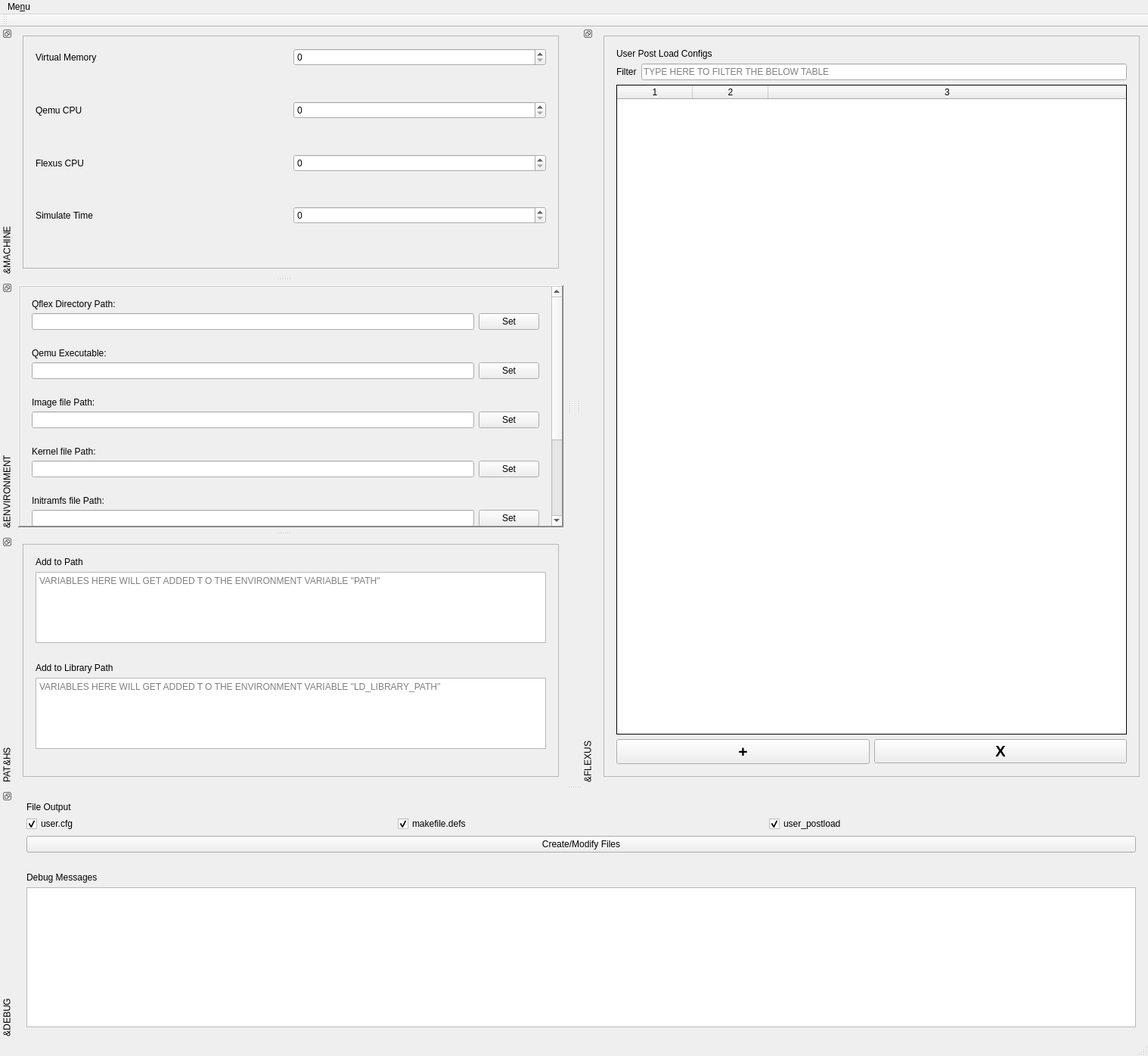
<?xml version="1.0" encoding="UTF-8"?>
<ui version="4.0">
 <class>Qunfigurator</class>
 <widget class="QMainWindow" name="Qunfigurator">
  <property name="geometry">
   <rect>
    <x>0</x>
    <y>0</y>
    <width>1518</width>
    <height>1058</height>
   </rect>
  </property>
  <property name="windowTitle">
   <string>Qunfigurator</string>
  </property>
  <property name="dockNestingEnabled">
   <bool>true</bool>
  </property>
  <property name="unifiedTitleAndToolBarOnMac">
   <bool>true</bool>
  </property>
  <widget class="QWidget" name="centralWidget"/>
  <widget class="QMenuBar" name="menuBar">
   <property name="geometry">
    <rect>
     <x>0</x>
     <y>0</y>
     <width>1518</width>
     <height>28</height>
    </rect>
   </property>
   <property name="defaultUp">
    <bool>true</bool>
   </property>
   <widget class="QMenu" name="menuReset">
    <property name="title">
     <string>Me&amp;nu</string>
    </property>
    <addaction name="actionReset"/>
   </widget>
   <addaction name="menuReset"/>
  </widget>
  <widget class="QToolBar" name="mainToolBar">
   <attribute name="toolBarArea">
    <enum>TopToolBarArea</enum>
   </attribute>
   <attribute name="toolBarBreak">
    <bool>false</bool>
   </attribute>
  </widget>
  <widget class="QStatusBar" name="statusBar"/>
  <widget class="QDockWidget" name="dockWidget_machine">
   <property name="sizePolicy">
    <sizepolicy hsizetype="Preferred" vsizetype="Preferred">
     <horstretch>0</horstretch>
     <verstretch>0</verstretch>
    </sizepolicy>
   </property>
   <property name="minimumSize">
    <size>
     <width>750</width>
     <height>330</height>
    </size>
   </property>
   <property name="floating">
    <bool>false</bool>
   </property>
   <property name="features">
    <set>QDockWidget::DockWidgetFloatable|QDockWidget::DockWidgetMovable|QDockWidget::DockWidgetVerticalTitleBar</set>
   </property>
   <property name="windowTitle">
    <string>&amp;MACHINE</string>
   </property>
   <attribute name="dockWidgetArea">
    <number>1</number>
   </attribute>
   <widget class="QWidget" name="dockWidgetContents_9">
    <layout class="QGridLayout" name="gridLayout_9">
     <item row="0" column="0">
      <widget class="QScrollArea" name="scrollArea_3">
       <property name="widgetResizable">
        <bool>true</bool>
       </property>
       <widget class="QWidget" name="scrollAreaWidgetContents_3">
        <property name="geometry">
         <rect>
          <x>0</x>
          <y>0</y>
          <width>701</width>
          <height>306</height>
         </rect>
        </property>
        <layout class="QGridLayout" name="gridLayout_8">
         <item row="0" column="0">
          <layout class="QGridLayout" name="gridLayout_7">
           <property name="leftMargin">
            <number>5</number>
           </property>
           <property name="topMargin">
            <number>5</number>
           </property>
           <property name="rightMargin">
            <number>5</number>
           </property>
           <property name="bottomMargin">
            <number>5</number>
           </property>
           <property name="spacing">
            <number>5</number>
           </property>
           <item row="0" column="0">
            <layout class="QHBoxLayout" name="horizontalLayout_8">
             <item>
              <widget class="QLabel" name="mem_txt">
               <property name="text">
                <string>Virtual Memory</string>
               </property>
              </widget>
             </item>
             <item>
              <widget class="QSpinBox" name="mem_sb">
               <property name="enabled">
                <bool>true</bool>
               </property>
               <property name="suffix">
                <string/>
               </property>
               <property name="maximum">
                <number>999999</number>
               </property>
              </widget>
             </item>
            </layout>
           </item>
           <item row="1" column="0">
            <widget class="QLabel" name="mem_dbg">
             <property name="styleSheet">
              <string notr="true">color: red</string>
             </property>
             <property name="text">
              <string/>
             </property>
            </widget>
           </item>
           <item row="2" column="0">
            <layout class="QHBoxLayout" name="horizontalLayout_9">
             <item>
              <widget class="QLabel" name="qcpu_txt">
               <property name="text">
                <string>Qemu CPU</string>
               </property>
              </widget>
             </item>
             <item>
              <widget class="QSpinBox" name="qcpu_sb">
               <property name="enabled">
                <bool>true</bool>
               </property>
              </widget>
             </item>
            </layout>
           </item>
           <item row="3" column="0">
            <widget class="QLabel" name="qcpu_dbg">
             <property name="styleSheet">
              <string notr="true">color: red</string>
             </property>
             <property name="text">
              <string/>
             </property>
            </widget>
           </item>
           <item row="4" column="0">
            <layout class="QHBoxLayout" name="horizontalLayout_10">
             <item>
              <widget class="QLabel" name="flexus_txt">
               <property name="text">
                <string>Flexus CPU</string>
               </property>
              </widget>
             </item>
             <item>
              <widget class="QSpinBox" name="flexus_sb">
               <property name="enabled">
                <bool>true</bool>
               </property>
              </widget>
             </item>
            </layout>
           </item>
           <item row="5" column="0">
            <widget class="QLabel" name="flexus_dbg">
             <property name="styleSheet">
              <string notr="true">color: red</string>
             </property>
             <property name="text">
              <string/>
             </property>
            </widget>
           </item>
           <item row="6" column="0">
            <layout class="QHBoxLayout" name="horizontalLayout_11">
             <item>
              <widget class="QLabel" name="sim_text">
               <property name="text">
                <string>Simulate Time</string>
               </property>
              </widget>
             </item>
             <item>
              <widget class="QSpinBox" name="sim_sb">
               <property name="enabled">
                <bool>true</bool>
               </property>
               <property name="maximum">
                <number>999999999</number>
               </property>
              </widget>
             </item>
            </layout>
           </item>
           <item row="7" column="0">
            <widget class="QLabel" name="sim_dbg">
             <property name="styleSheet">
              <string notr="true">color: red</string>
             </property>
             <property name="text">
              <string/>
             </property>
            </widget>
           </item>
          </layout>
         </item>
        </layout>
       </widget>
      </widget>
     </item>
    </layout>
   </widget>
  </widget>
  <widget class="QDockWidget" name="dockWidget_debug">
   <property name="minimumSize">
    <size>
     <width>750</width>
     <height>330</height>
    </size>
   </property>
   <property name="floating">
    <bool>false</bool>
   </property>
   <property name="features">
    <set>QDockWidget::DockWidgetFloatable|QDockWidget::DockWidgetMovable|QDockWidget::DockWidgetVerticalTitleBar</set>
   </property>
   <property name="windowTitle">
    <string>&amp;DEBUG</string>
   </property>
   <attribute name="dockWidgetArea">
    <number>8</number>
   </attribute>
   <widget class="QWidget" name="dockWidgetContents_3">
    <layout class="QGridLayout" name="gridLayout_13">
     <item row="0" column="0">
      <layout class="QGridLayout" name="gridLayout_12">
       <property name="leftMargin">
        <number>5</number>
       </property>
       <property name="topMargin">
        <number>5</number>
       </property>
       <property name="rightMargin">
        <number>5</number>
       </property>
       <property name="bottomMargin">
        <number>5</number>
       </property>
       <property name="spacing">
        <number>5</number>
       </property>
       <item row="3" column="0">
        <layout class="QVBoxLayout" name="verticalLayout_4">
         <item>
          <layout class="QHBoxLayout" name="horizontalLayout_15">
           <item>
            <widget class="QCheckBox" name="checkBox">
             <property name="text">
              <string>user.cfg</string>
             </property>
             <property name="checked">
              <bool>true</bool>
             </property>
            </widget>
           </item>
           <item>
            <widget class="QCheckBox" name="checkBox_2">
             <property name="text">
              <string>makefile.defs</string>
             </property>
             <property name="checked">
              <bool>true</bool>
             </property>
            </widget>
           </item>
           <item>
            <widget class="QCheckBox" name="checkBox_3">
             <property name="text">
              <string>user_postload</string>
             </property>
             <property name="checked">
              <bool>true</bool>
             </property>
            </widget>
           </item>
          </layout>
         </item>
         <item>
          <widget class="QPushButton" name="gen_btn">
           <property name="enabled">
            <bool>true</bool>
           </property>
           <property name="text">
            <string>Create/Modify Files</string>
           </property>
          </widget>
         </item>
         <item>
          <widget class="QLabel" name="gen_dbg">
           <property name="styleSheet">
            <string notr="true">color: red</string>
           </property>
           <property name="text">
            <string/>
           </property>
          </widget>
         </item>
         <item>
          <widget class="QLabel" name="label_3">
           <property name="text">
            <string>Debug Messages</string>
           </property>
          </widget>
         </item>
         <item>
          <widget class="QTextBrowser" name="output_txt"/>
         </item>
        </layout>
       </item>
       <item row="2" column="0">
        <widget class="QLabel" name="label_4">
         <property name="text">
          <string>File Output</string>
         </property>
        </widget>
       </item>
      </layout>
     </item>
    </layout>
   </widget>
  </widget>
  <widget class="QDockWidget" name="dockWidget_env">
   <property name="sizePolicy">
    <sizepolicy hsizetype="Preferred" vsizetype="Preferred">
     <horstretch>0</horstretch>
     <verstretch>0</verstretch>
    </sizepolicy>
   </property>
   <property name="minimumSize">
    <size>
     <width>750</width>
     <height>330</height>
    </size>
   </property>
   <property name="floating">
    <bool>false</bool>
   </property>
   <property name="features">
    <set>QDockWidget::DockWidgetFloatable|QDockWidget::DockWidgetMovable|QDockWidget::DockWidgetVerticalTitleBar</set>
   </property>
   <property name="windowTitle">
    <string>&amp;ENVIRONMENT</string>
   </property>
   <attribute name="dockWidgetArea">
    <number>1</number>
   </attribute>
   <widget class="QWidget" name="dockWidgetContents_8">
    <layout class="QGridLayout" name="gridLayout_3">
     <property name="leftMargin">
      <number>5</number>
     </property>
     <property name="topMargin">
      <number>5</number>
     </property>
     <property name="rightMargin">
      <number>5</number>
     </property>
     <property name="bottomMargin">
      <number>5</number>
     </property>
     <property name="spacing">
      <number>5</number>
     </property>
     <item row="0" column="0">
      <widget class="QScrollArea" name="scrollArea">
       <property name="minimumSize">
        <size>
         <width>0</width>
         <height>7</height>
        </size>
       </property>
       <property name="frameShape">
        <enum>QFrame::WinPanel</enum>
       </property>
       <property name="frameShadow">
        <enum>QFrame::Raised</enum>
       </property>
       <property name="sizeAdjustPolicy">
        <enum>QAbstractScrollArea::AdjustIgnored</enum>
       </property>
       <property name="widgetResizable">
        <bool>true</bool>
       </property>
       <widget class="QWidget" name="scrollAreaWidgetContents">
        <property name="geometry">
         <rect>
          <x>0</x>
          <y>0</y>
          <width>695</width>
          <height>643</height>
         </rect>
        </property>
        <layout class="QGridLayout" name="gridLayout_2">
         <item row="0" column="0">
          <layout class="QGridLayout" name="gridLayout">
           <property name="leftMargin">
            <number>5</number>
           </property>
           <property name="topMargin">
            <number>5</number>
           </property>
           <property name="rightMargin">
            <number>5</number>
           </property>
           <property name="bottomMargin">
            <number>5</number>
           </property>
           <property name="spacing">
            <number>5</number>
           </property>
           <item row="0" column="0">
            <widget class="QLabel" name="qflex_txt">
             <property name="text">
              <string>Qflex Directory Path:</string>
             </property>
            </widget>
           </item>
           <item row="1" column="0">
            <layout class="QHBoxLayout" name="horizontalLayout">
             <item>
              <widget class="QLineEdit" name="qflex_le"/>
             </item>
             <item>
              <widget class="QPushButton" name="qflex_btn">
               <property name="text">
                <string>Set</string>
               </property>
              </widget>
             </item>
            </layout>
           </item>
           <item row="2" column="0">
            <widget class="QLabel" name="qflex_dbg">
             <property name="styleSheet">
              <string notr="true">color: red</string>
             </property>
             <property name="text">
              <string/>
             </property>
            </widget>
           </item>
           <item row="3" column="0">
            <widget class="QLabel" name="qemu_txt">
             <property name="text">
              <string>Qemu Executable:</string>
             </property>
            </widget>
           </item>
           <item row="4" column="0">
            <layout class="QHBoxLayout" name="horizontalLayout_2">
             <item>
              <widget class="QLineEdit" name="qemu_le">
               <property name="enabled">
                <bool>true</bool>
               </property>
              </widget>
             </item>
             <item>
              <widget class="QPushButton" name="qemu_btn">
               <property name="enabled">
                <bool>true</bool>
               </property>
               <property name="text">
                <string>Set</string>
               </property>
              </widget>
             </item>
            </layout>
           </item>
           <item row="5" column="0">
            <widget class="QLabel" name="qemu_dbg">
             <property name="styleSheet">
              <string notr="true">color: red</string>
             </property>
             <property name="text">
              <string/>
             </property>
            </widget>
           </item>
           <item row="6" column="0">
            <widget class="QLabel" name="image_le">
             <property name="text">
              <string>Image file Path:</string>
             </property>
            </widget>
           </item>
           <item row="7" column="0">
            <layout class="QHBoxLayout" name="horizontalLayout_3">
             <item>
              <widget class="QLineEdit" name="images_le">
               <property name="enabled">
                <bool>true</bool>
               </property>
              </widget>
             </item>
             <item>
              <widget class="QPushButton" name="images_btn">
               <property name="enabled">
                <bool>true</bool>
               </property>
               <property name="text">
                <string>Set</string>
               </property>
              </widget>
             </item>
            </layout>
           </item>
           <item row="8" column="0">
            <widget class="QLabel" name="images_dbg">
             <property name="styleSheet">
              <string notr="true">color: red</string>
             </property>
             <property name="text">
              <string/>
             </property>
            </widget>
           </item>
           <item row="9" column="0">
            <widget class="QLabel" name="kernel_txt">
             <property name="text">
              <string>Kernel file Path:</string>
             </property>
            </widget>
           </item>
           <item row="10" column="0">
            <layout class="QHBoxLayout" name="horizontalLayout_4">
             <item>
              <widget class="QLineEdit" name="kernel_le">
               <property name="enabled">
                <bool>true</bool>
               </property>
              </widget>
             </item>
             <item>
              <widget class="QPushButton" name="kernel_btn">
               <property name="enabled">
                <bool>true</bool>
               </property>
               <property name="text">
                <string>Set</string>
               </property>
              </widget>
             </item>
            </layout>
           </item>
           <item row="11" column="0">
            <widget class="QLabel" name="kernel_dbg">
             <property name="styleSheet">
              <string notr="true">color: red</string>
             </property>
             <property name="text">
              <string/>
             </property>
            </widget>
           </item>
           <item row="12" column="0">
            <widget class="QLabel" name="initramfs_txt">
             <property name="text">
              <string>Initramfs file Path:</string>
             </property>
            </widget>
           </item>
           <item row="13" column="0">
            <layout class="QHBoxLayout" name="horizontalLayout_5">
             <item>
              <widget class="QLineEdit" name="initramfs_le">
               <property name="enabled">
                <bool>true</bool>
               </property>
              </widget>
             </item>
             <item>
              <widget class="QPushButton" name="initramfs_btn">
               <property name="enabled">
                <bool>true</bool>
               </property>
               <property name="text">
                <string>Set</string>
               </property>
              </widget>
             </item>
            </layout>
           </item>
           <item row="14" column="0">
            <widget class="QLabel" name="initramfs_dbg">
             <property name="styleSheet">
              <string notr="true">color: red</string>
             </property>
             <property name="text">
              <string/>
             </property>
            </widget>
           </item>
           <item row="15" column="0">
            <widget class="QLabel" name="gcc_txt">
             <property name="text">
              <string>GCC file Path:</string>
             </property>
            </widget>
           </item>
           <item row="16" column="0">
            <layout class="QHBoxLayout" name="horizontalLayout_6">
             <item>
              <widget class="QLineEdit" name="gcc_le">
               <property name="enabled">
                <bool>true</bool>
               </property>
              </widget>
             </item>
             <item>
              <widget class="QPushButton" name="gcc_btn">
               <property name="enabled">
                <bool>true</bool>
               </property>
               <property name="text">
                <string>Set</string>
               </property>
              </widget>
             </item>
            </layout>
           </item>
           <item row="17" column="0">
            <widget class="QLabel" name="gcc_dbg">
             <property name="styleSheet">
              <string notr="true">color: red</string>
             </property>
             <property name="text">
              <string/>
             </property>
            </widget>
           </item>
           <item row="18" column="0">
            <widget class="QLabel" name="boost_txt">
             <property name="text">
              <string>Boost Root Path:</string>
             </property>
            </widget>
           </item>
           <item row="19" column="0">
            <layout class="QHBoxLayout" name="horizontalLayout_7">
             <item>
              <widget class="QLineEdit" name="boost_le">
               <property name="enabled">
                <bool>true</bool>
               </property>
              </widget>
             </item>
             <item>
              <widget class="QPushButton" name="boost_btn">
               <property name="enabled">
                <bool>true</bool>
               </property>
               <property name="text">
                <string>Set</string>
               </property>
              </widget>
             </item>
            </layout>
           </item>
           <item row="20" column="0">
            <widget class="QLabel" name="boost_dbg">
             <property name="styleSheet">
              <string notr="true">color: red</string>
             </property>
             <property name="text">
              <string/>
             </property>
            </widget>
           </item>
          </layout>
         </item>
        </layout>
       </widget>
      </widget>
     </item>
    </layout>
   </widget>
  </widget>
  <widget class="QDockWidget" name="dockWidget_paths">
   <property name="sizePolicy">
    <sizepolicy hsizetype="Preferred" vsizetype="Preferred">
     <horstretch>0</horstretch>
     <verstretch>0</verstretch>
    </sizepolicy>
   </property>
   <property name="minimumSize">
    <size>
     <width>750</width>
     <height>330</height>
    </size>
   </property>
   <property name="floating">
    <bool>false</bool>
   </property>
   <property name="features">
    <set>QDockWidget::DockWidgetFloatable|QDockWidget::DockWidgetMovable|QDockWidget::DockWidgetVerticalTitleBar</set>
   </property>
   <property name="windowTitle">
    <string>PAT&amp;HS</string>
   </property>
   <attribute name="dockWidgetArea">
    <number>1</number>
   </attribute>
   <widget class="QWidget" name="dockWidgetContents_11">
    <layout class="QGridLayout" name="gridLayout_6">
     <item row="0" column="0">
      <widget class="QScrollArea" name="scrollArea_2">
       <property name="widgetResizable">
        <bool>true</bool>
       </property>
       <widget class="QWidget" name="scrollAreaWidgetContents_2">
        <property name="geometry">
         <rect>
          <x>0</x>
          <y>0</y>
          <width>685</width>
          <height>307</height>
         </rect>
        </property>
        <layout class="QGridLayout" name="gridLayout_5">
         <item row="0" column="0">
          <layout class="QGridLayout" name="gridLayout_4">
           <property name="sizeConstraint">
            <enum>QLayout::SetNoConstraint</enum>
           </property>
           <property name="leftMargin">
            <number>5</number>
           </property>
           <property name="topMargin">
            <number>5</number>
           </property>
           <property name="rightMargin">
            <number>5</number>
           </property>
           <property name="bottomMargin">
            <number>5</number>
           </property>
           <property name="spacing">
            <number>5</number>
           </property>
           <item row="0" column="0">
            <layout class="QVBoxLayout" name="verticalLayout_3">
             <item>
              <widget class="QLabel" name="path_txt">
               <property name="text">
                <string>Add to Path</string>
               </property>
              </widget>
             </item>
             <item>
              <widget class="QTextEdit" name="path_te">
               <property name="enabled">
                <bool>true</bool>
               </property>
               <property name="placeholderText">
                <string>VARIABLES HERE WILL GET ADDED T O THE ENVIRONMENT VARIABLE &quot;PATH&quot;</string>
               </property>
              </widget>
             </item>
             <item>
              <widget class="QLabel" name="path_dbg">
               <property name="styleSheet">
                <string notr="true">color: red</string>
               </property>
               <property name="text">
                <string/>
               </property>
              </widget>
             </item>
             <item>
              <widget class="QLabel" name="lib_txt">
               <property name="text">
                <string>Add to Library Path</string>
               </property>
              </widget>
             </item>
             <item>
              <widget class="QTextEdit" name="lib_te">
               <property name="enabled">
                <bool>true</bool>
               </property>
               <property name="placeholderText">
                <string>VARIABLES HERE WILL GET ADDED T O THE ENVIRONMENT VARIABLE &quot;LD_LIBRARY_PATH&quot;</string>
               </property>
              </widget>
             </item>
             <item>
              <widget class="QLabel" name="lib_dbg">
               <property name="styleSheet">
                <string notr="true">color: red</string>
               </property>
               <property name="text">
                <string/>
               </property>
              </widget>
             </item>
            </layout>
           </item>
          </layout>
         </item>
        </layout>
       </widget>
      </widget>
     </item>
    </layout>
   </widget>
  </widget>
  <widget class="QDockWidget" name="dockWidget_flexus">
   <property name="minimumSize">
    <size>
     <width>750</width>
     <height>330</height>
    </size>
   </property>
   <property name="floating">
    <bool>false</bool>
   </property>
   <property name="features">
    <set>QDockWidget::DockWidgetFloatable|QDockWidget::DockWidgetMovable|QDockWidget::DockWidgetVerticalTitleBar</set>
   </property>
   <property name="windowTitle">
    <string>&amp;FLEXUS</string>
   </property>
   <attribute name="dockWidgetArea">
    <number>2</number>
   </attribute>
   <widget class="QWidget" name="dockWidgetContents">
    <layout class="QGridLayout" name="gridLayout_11">
     <item row="0" column="0">
      <widget class="QScrollArea" name="scrollArea_4">
       <property name="widgetResizable">
        <bool>true</bool>
       </property>
       <widget class="QWidget" name="scrollAreaWidgetContents_4">
        <property name="geometry">
         <rect>
          <x>0</x>
          <y>0</y>
          <width>701</width>
          <height>637</height>
         </rect>
        </property>
        <layout class="QGridLayout" name="gridLayout_10">
         <item row="0" column="0">
          <layout class="QGridLayout" name="gridLayout_15">
           <property name="leftMargin">
            <number>5</number>
           </property>
           <property name="topMargin">
            <number>5</number>
           </property>
           <property name="rightMargin">
            <number>5</number>
           </property>
           <property name="bottomMargin">
            <number>5</number>
           </property>
           <item row="0" column="0">
            <widget class="QLabel" name="label_2">
             <property name="font">
              <font>
               <weight>50</weight>
               <bold>false</bold>
              </font>
             </property>
             <property name="text">
              <string>User Post Load Configs</string>
             </property>
            </widget>
           </item>
           <item row="1" column="0">
            <layout class="QHBoxLayout" name="horizontalLayout_12">
             <item>
              <widget class="QLabel" name="label">
               <property name="text">
                <string>Filter</string>
               </property>
              </widget>
             </item>
             <item>
              <widget class="QLineEdit" name="search_box">
               <property name="placeholderText">
                <string>TYPE HERE TO FILTER THE BELOW TABLE</string>
               </property>
              </widget>
             </item>
            </layout>
           </item>
           <item row="2" column="0">
            <widget class="QTableWidget" name="flexusConfWidget">
             <property name="sizePolicy">
              <sizepolicy hsizetype="Expanding" vsizetype="Expanding">
               <horstretch>0</horstretch>
               <verstretch>0</verstretch>
              </sizepolicy>
             </property>
             <property name="minimumSize">
              <size>
               <width>0</width>
               <height>0</height>
              </size>
             </property>
             <property name="frameShape">
              <enum>QFrame::Box</enum>
             </property>
             <property name="frameShadow">
              <enum>QFrame::Plain</enum>
             </property>
             <property name="lineWidth">
              <number>1</number>
             </property>
             <property name="alternatingRowColors">
              <bool>true</bool>
             </property>
             <property name="gridStyle">
              <enum>Qt::SolidLine</enum>
             </property>
             <property name="sortingEnabled">
              <bool>true</bool>
             </property>
             <property name="rowCount">
              <number>0</number>
             </property>
             <property name="columnCount">
              <number>3</number>
             </property>
             <attribute name="horizontalHeaderCascadingSectionResizes">
              <bool>false</bool>
             </attribute>
             <attribute name="horizontalHeaderMinimumSectionSize">
              <number>67</number>
             </attribute>
             <attribute name="horizontalHeaderStretchLastSection">
              <bool>true</bool>
             </attribute>
             <attribute name="verticalHeaderDefaultSectionSize">
              <number>37</number>
             </attribute>
             <attribute name="verticalHeaderMinimumSectionSize">
              <number>20</number>
             </attribute>
             <attribute name="verticalHeaderShowSortIndicator" stdset="0">
              <bool>true</bool>
             </attribute>
             <column/>
             <column/>
             <column/>
            </widget>
           </item>
           <item row="3" column="0">
            <layout class="QHBoxLayout" name="horizontalLayout_13">
             <item>
              <widget class="QPushButton" name="add_btn">
               <property name="font">
                <font>
                 <pointsize>16</pointsize>
                 <weight>75</weight>
                 <bold>true</bold>
                </font>
               </property>
               <property name="text">
                <string>+</string>
               </property>
              </widget>
             </item>
             <item>
              <widget class="QPushButton" name="del_btn">
               <property name="font">
                <font>
                 <pointsize>15</pointsize>
                 <weight>75</weight>
                 <bold>true</bold>
                </font>
               </property>
               <property name="text">
                <string>X</string>
               </property>
              </widget>
             </item>
            </layout>
           </item>
          </layout>
         </item>
        </layout>
       </widget>
      </widget>
     </item>
    </layout>
   </widget>
  </widget>
  <action name="actionReset">
   <property name="text">
    <string>&amp;Reset</string>
   </property>
  </action>
  <zorder>dockWidget_machine</zorder>
 </widget>
 <layoutdefault spacing="6" margin="11"/>
 <resources/>
 <connections>
  <connection>
   <sender>Qunfigurator</sender>
   <signal>Unleash()</signal>
   <receiver>Qunfigurator</receiver>
   <slot>setAllFree()</slot>
   <hints>
    <hint type="sourcelabel">
     <x>855</x>
     <y>106</y>
    </hint>
    <hint type="destinationlabel">
     <x>868</x>
     <y>177</y>
    </hint>
   </hints>
  </connection>
  <connection>
   <sender>initramfs_btn</sender>
   <signal>clicked()</signal>
   <receiver>Qunfigurator</receiver>
   <slot>setFile()</slot>
   <hints>
    <hint type="sourcelabel">
     <x>708</x>
     <y>513</y>
    </hint>
    <hint type="destinationlabel">
     <x>517</x>
     <y>383</y>
    </hint>
   </hints>
  </connection>
  <connection>
   <sender>boost_btn</sender>
   <signal>clicked()</signal>
   <receiver>Qunfigurator</receiver>
   <slot>setPath()</slot>
   <hints>
    <hint type="sourcelabel">
     <x>708</x>
     <y>687</y>
    </hint>
    <hint type="destinationlabel">
     <x>499</x>
     <y>524</y>
    </hint>
   </hints>
  </connection>
  <connection>
   <sender>qflex_le</sender>
   <signal>returnPressed()</signal>
   <receiver>Qunfigurator</receiver>
   <slot>parseFile()</slot>
   <hints>
    <hint type="sourcelabel">
     <x>232</x>
     <y>145</y>
    </hint>
    <hint type="destinationlabel">
     <x>223</x>
     <y>57</y>
    </hint>
   </hints>
  </connection>
  <connection>
   <sender>images_btn</sender>
   <signal>clicked()</signal>
   <receiver>Qunfigurator</receiver>
   <slot>setFile()</slot>
   <hints>
    <hint type="sourcelabel">
     <x>708</x>
     <y>339</y>
    </hint>
    <hint type="destinationlabel">
     <x>518</x>
     <y>226</y>
    </hint>
   </hints>
  </connection>
  <connection>
   <sender>gcc_btn</sender>
   <signal>clicked()</signal>
   <receiver>Qunfigurator</receiver>
   <slot>setFile()</slot>
   <hints>
    <hint type="sourcelabel">
     <x>708</x>
     <y>600</y>
    </hint>
    <hint type="destinationlabel">
     <x>594</x>
     <y>462</y>
    </hint>
   </hints>
  </connection>
  <connection>
   <sender>qflex_btn</sender>
   <signal>clicked()</signal>
   <receiver>Qunfigurator</receiver>
   <slot>setPath()</slot>
   <hints>
    <hint type="sourcelabel">
     <x>708</x>
     <y>165</y>
    </hint>
    <hint type="destinationlabel">
     <x>513</x>
     <y>104</y>
    </hint>
   </hints>
  </connection>
  <connection>
   <sender>qemu_btn</sender>
   <signal>clicked()</signal>
   <receiver>Qunfigurator</receiver>
   <slot>setFile()</slot>
   <hints>
    <hint type="sourcelabel">
     <x>708</x>
     <y>252</y>
    </hint>
    <hint type="destinationlabel">
     <x>433</x>
     <y>167</y>
    </hint>
   </hints>
  </connection>
  <connection>
   <sender>kernel_btn</sender>
   <signal>clicked()</signal>
   <receiver>Qunfigurator</receiver>
   <slot>setFile()</slot>
   <hints>
    <hint type="sourcelabel">
     <x>708</x>
     <y>426</y>
    </hint>
    <hint type="destinationlabel">
     <x>552</x>
     <y>302</y>
    </hint>
   </hints>
  </connection>
  <connection>
   <sender>search_box</sender>
   <signal>textChanged(QString)</signal>
   <receiver>Qunfigurator</receiver>
   <slot>filterTable(QString)</slot>
   <hints>
    <hint type="sourcelabel">
     <x>1491</x>
     <y>156</y>
    </hint>
    <hint type="destinationlabel">
     <x>778</x>
     <y>122</y>
    </hint>
   </hints>
  </connection>
  <connection>
   <sender>del_btn</sender>
   <signal>clicked()</signal>
   <receiver>Qunfigurator</receiver>
   <slot>delRow()</slot>
   <hints>
    <hint type="sourcelabel">
     <x>1491</x>
     <y>593</y>
    </hint>
    <hint type="destinationlabel">
     <x>771</x>
     <y>855</y>
    </hint>
   </hints>
  </connection>
  <connection>
   <sender>add_btn</sender>
   <signal>clicked()</signal>
   <receiver>Qunfigurator</receiver>
   <slot>addRow()</slot>
   <hints>
    <hint type="sourcelabel">
     <x>1138</x>
     <y>594</y>
    </hint>
    <hint type="destinationlabel">
     <x>775</x>
     <y>828</y>
    </hint>
   </hints>
  </connection>
  <connection>
   <sender>gen_btn</sender>
   <signal>clicked()</signal>
   <receiver>Qunfigurator</receiver>
   <slot>generateFiles()</slot>
   <hints>
    <hint type="sourcelabel">
     <x>1209</x>
     <y>894</y>
    </hint>
    <hint type="destinationlabel">
     <x>768</x>
     <y>585</y>
    </hint>
   </hints>
  </connection>
 </connections>
 <slots>
  <signal>Unleash()</signal>
  <slot>setPath()</slot>
  <slot>setFile()</slot>
  <slot>parseFile()</slot>
  <slot>setAllFree()</slot>
  <slot>generateFiles()</slot>
  <slot>addRow()</slot>
  <slot>delRow()</slot>
  <slot>filterTable(QString)</slot>
 </slots>
</ui>
